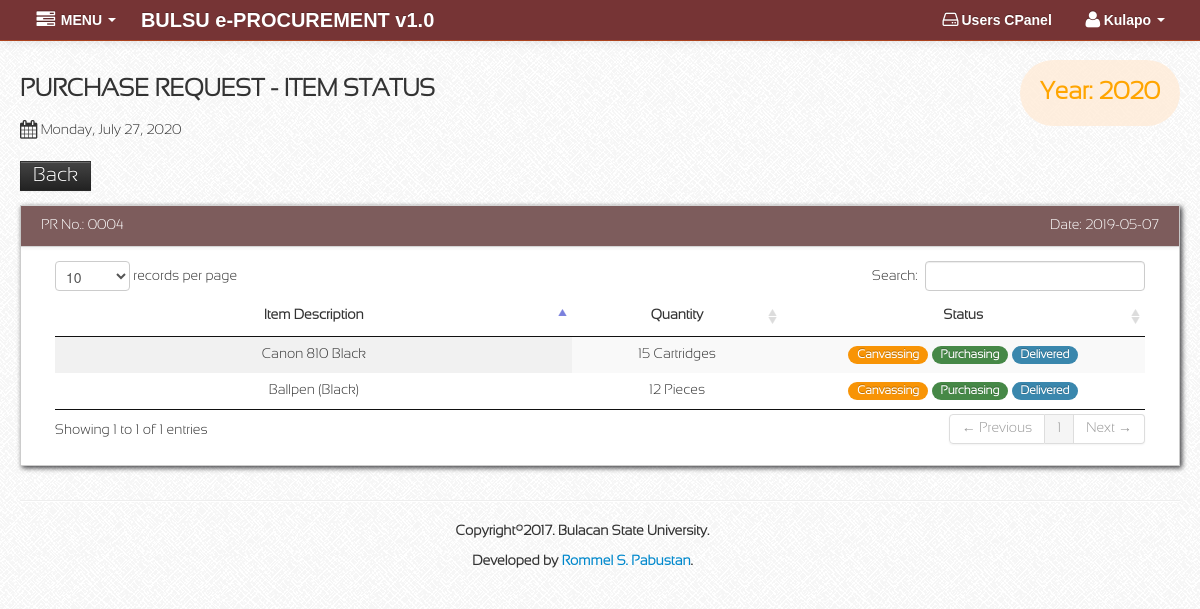
Page /users/pr_view.php?pr=0004 (signed in) on the committed database.
### tables this page shows
CREATE TABLE `users` (
  `user_id` int(11) NOT NULL,
  `Year` int(11) NOT NULL,
  `branch` varchar(300) NOT NULL,
  `username` varchar(50) NOT NULL,
  `password` varchar(50) NOT NULL,
  `level` varchar(50) NOT NULL,
  `registered_date` date NOT NULL,
  `approved` varchar(3) NOT NULL,
  `Remarks` varchar(20) NOT NULL
);

CREATE TABLE `tbl_pr` (
  `prID` int(11) NOT NULL,
  `Year` int(11) NOT NULL,
  `EntityName` varchar(300) NOT NULL,
  `FundCluster` varchar(300) NOT NULL,
  `OfficeSection` varchar(300) NOT NULL,
  `PRno` varchar(20) NOT NULL,
  `ResponsibilityCenter` varchar(300) NOT NULL,
  `PR_Date` date NOT NULL,
  `GrandTotal` int(11) NOT NULL,
  `Purpose` text NOT NULL,
  `RequestedBy` varchar(300) NOT NULL,
  `RequestingSignature` longblob NOT NULL,
  `RequestingDesignation` varchar(300) NOT NULL,
  `ApprovedBy` varchar(300) NOT NULL,
  `ApprovingSignature` longblob NOT NULL,
  `ApprovingDesignation` varchar(300) NOT NULL
);

CREATE TABLE `tbl_pr_items` (
  `prID` int(11) NOT NULL,
  `Year` int(11) NOT NULL,
  `PRno` varchar(20) NOT NULL,
  `StockPropertyNo` varchar(20) NOT NULL,
  `Unit` varchar(300) NOT NULL,
  `ItemDescription` varchar(300) NOT NULL,
  `Quantity` int(11) NOT NULL,
  `UnitCost` int(11) NOT NULL,
  `TotalCost` int(11) NOT NULL
);

### users/session.php (called while the page is built, shortened)
<?php
	if (!isset($_SESSION['member_id']) || (trim($_SESSION['member_id']) == '')) {
		header('Location: ../index.php');
	}else {
		$session_id=$_SESSION['member_id'];
	}
?>

### users/pr_view_status.php (the view, shortened to what this page needs)
<?php include('header.php'); ?>
<?php
	$PR = $_GET['pr'];
?>
<body>
<div class="container-fluid">
    <div class="row-fluid">
		<div class="span12" id="studentTableDiv">
			<div class="row-fluid">
				<table cellpadding="0" cellspacing="0" border="0" id="example" class="display" cellspacing="0" width="100%">
					<thead>
						<tr>
							<th width="300" style="text-align: center;">Item Description</th>
							<th width="100" style="text-align: center;">Quantity</th>
							<th width="200" style="text-align: center;">Status</th>
						</tr>
					</thead>
					<?php
					$qry1 = mysql_query("SELECT * FROM tbl_pr_items WHERE PRno = '$PR'")or die(mysql_error());
							while($row1 = mysql_fetch_array($qry1)){
							$items = $row1['ItemDescription'];
					?>
					<tbody>
						<tr>
							<td style="text-align: center;"><?php echo $row1['ItemDescription']; ?></td>
							<td style="text-align: center;"><?php echo $row1['Quantity'] .' '. $row1['Unit']; ?></td>
							<td style="text-align: center;">
							<?php
							$query2 = mysql_query("SELECT * FROM tbl_quotation WHERE itemDescription = '$items' AND Year = '$Year'")or die(mysql_error());
							$count2 = mysql_num_rows($query2);
							if ($count2 == 0){
							?>
								<span class="badge badge-primary">Pending</span>
							<?php
							} elseif ($count2 > 0) {
							?>
								<span class="badge badge-warning">Canvassing</span>
							<?php
							}
							$query3 = mysql_query("SELECT * FROM tbl_po_items WHERE ItemDescription = '$items' AND Year = '$Year'")or die(mysql_error());
							$count3 = mysql_num_rows($query3);
							if ($count3 > 0){
							?>
								<span class="badge badge-success">Purchasing</span>
							<?php
							}
							$query4 = mysql_query("SELECT * FROM tbl_iar_items WHERE ItemDescription = '$items' AND Year = '$Year'")or die(mysql_error());
							$count4 = mysql_num_rows($query4);
							if ($count4 > 0){
							?>
								<span class="badge badge-info">Delivered</span>
							<?php
							}
							?>
							</td>
						</tr>
					<?php
						}
					?>
					</tbody>
				</table>
			</div>
		</div>
	</div>
</div>
</body>

### users/header.php (shortened to what this page needs)
<!DOCTYPE html>
<html class="no-js">
    <head>
			<link href="../bootstrap/css/bootstrap.min.css" rel="stylesheet" media="screen">
			<link href="../bootstrap/css/bootstrap-responsive.min.css" rel="stylesheet" media="screen">
			<link href="../bootstrap/css/font-awesome.css" rel="stylesheet" media="screen">
			<link href="../bootstrap/css/my_style.css" rel="stylesheet" media="screen">
			<link href="../bootstrap/css/print.css" rel="stylesheet" media="print">
			<link href="../vendors/easypiechart/jquery.easy-pie-chart.css" rel="stylesheet" media="screen">
			<link href="../assets/styles.css" rel="stylesheet" media="screen">
			<link href="../assets/DT_bootstrap.css" rel="stylesheet" media="screen">
			<link href="../vendors/jGrowl/jquery.jgrowl.css" rel="stylesheet" media="screen">
			<link href="../vendors/fullcalendar/fullcalendar.css" rel="stylesheet" media="screen">
			<link rel="stylesheet" type="text/css" href="../vendors/bootstrap-wysihtml5/src/bootstrap-wysihtml5.css"></link>
			<link rel="stylesheet" type="text/css" href="../bootstrap/js/datatables/media/css/jquery.dataTables.css">
    </head>

### users/pr_view.php (shortened to what this page needs)
<?php include('header.php'); ?>
<?php include('session.php'); ?>
    <body >
		<?php include('navbar.php'); ?>
        <div class="container-fluid">
            <div class="row-fluid">
				<div class="span12" id="content">
					<div class="row-fluid">
						<div class="pull-left">
							<h3>PURCHASE REQUEST - ITEM STATUS</h3>
							<i class="icon-calendar icon-large"></i>
							<?php
								$Today=date('y:m:d');
								$new=date('l, F d, Y',strtotime($Today));
								echo $new;
							?>
						</div>
						<?php
							$query = mysql_query("SELECT * FROM users WHERE user_id = '$session_id'")or die(mysql_error());
								while($row = mysql_fetch_array($query)) {
								$Year = $row['Year'];
							}
						?>
						<a href="year.php" class="pull-right" data-placement="left" title="Click to Change the year" id="yearbtn"><div class="pull-right" style="color:#ffa500;background-color:rgba(295,235,215,0.8);padding:3px 20px;border-radius:50px;"><h3><?php echo 'Year: '.$Year; ?></h3></div></a>
					</div>
				</div>
				<div class="span12" id="content">
					<div class="row-fluid">
						<br/>
						<div class="pull-left">
							<a class = "btn btn-inverse" href="pr.php" style="font-size:20px";>Back</a>
						</div>
					</div>
				</div>
                <div class="span12" id="content">
                     <div class="row-fluid">
                        <div  id="block_bg" class="block">
						<?php
							$query1 = mysql_query("SELECT * FROM users WHERE user_id = '$session_id'")or die(mysql_error());
							while($row1 = mysql_fetch_array($query1)) {
								$branch1 = $row1['branch'];
							}
							$query2 = mysql_query("SELECT * FROM tbl_pr WHERE EntityName = '$branch1' AND (PRno <> '0000') AND (PRno != '' OR PRno IS NOT NULL) ")or die(mysql_error());
							$row = mysql_fetch_array($query2);
						?>
                            <div class="navbar navbar-inner block-header">
								<div class="muted pull-left"><p>PR No.: <?php echo $row['PRno']; ?></p></div>
								<div class="muted pull-right"><p>Date: <?php echo $row['PR_Date']; ?></p></div>
                            </div>
                            <div class="block-content collapse in">
								<div class="span12" id="studentTableDiv">
									<?php include('pr_view_status.php'); ?>
                                </div>
                            </div>
                        </div>
                    </div>
                </div>
            </div>
		<?php include('footer.php'); ?>
        </div>
		<?php include('script.php'); ?>
    </body>
</html>

### users/navbar.php (shortened to what this page needs)
<div class="navbar navbar-fixed-top navbar-inverse">
	<div class="navbar-inner">
		<div class="container-fluid">
			<div id="coll" class="nav-collapse collapse">
				<ul class="nav pull-left">
					<li class="dropdown">
						<a href="#" id="name123" role="button" class="dropdown-toggle" data-toggle="dropdown"><i class="icon-tasks icon-large"></i> MENU <i class="caret"></i></a>
					</li>
				</ul>
			</div>
			<a href="dashboard.php"><span class="brand">BULSU e-PROCUREMENT v1.0</span></a>
			<div id="coll" class="nav-collapse collapse">
				<ul class="nav pull-right">
					<li class="dropdown">
						<a><i class="icon-hdd icon-large"></i>Users CPanel</a>
					</li>
					<?php
						$query= mysql_query("select * from users where user_id = '$session_id'")or die(mysql_error());
						$row = mysql_fetch_array($query);
					?>
					<li class="dropdown">
						<a href="#" id="name123" role="button" class="dropdown-toggle" data-toggle="dropdown"> <i class="icon-user icon-large">
							</i><?php echo $row['username'];  ?> <i class="caret"></i></a>
					</li>
				</ul>
			</div>
		</div>
	</div>
</div>

### users/footer.php (shortened to what this page needs)
<center>
	<hr>
	<footer>
	   <p>Copyright&copy;2017. Bulacan State University.</p>
	   <p>Developed by <a href="#">Rommel S. Pabustan</a>.</p>
</center>

### users/script.php (shortened to what this page needs)
<link href="../vendors/datepicker.css" rel="stylesheet" media="screen">
      <link href="../vendors/uniform.default.css" rel="stylesheet" media="screen">
      <link href="../vendors/chosen.min.css" rel="stylesheet" media="screen">
<link href="../vendors/datepicker.css" rel="stylesheet" media="screen">

### assets/styles.css (style rules this page uses)
body { padding-top: 60px; padding-bottom: 40px; background-color: #f5f5f5; }
#content { margin-left:0px; }
.block { background: url("../images/pixel-60fff.png") repeat scroll 0 0 rgba(0, 0, 0, 0) !important; border: 1px solid #ccc; background: white; margin: 1em 0em; border-top: none; -webkit-box-shadow: 2px 2px 5px rgba(0, 0, 6, 0.75); -moz-box-shadow: 2px 2px 5px rgba(0, 0, 6, 0.75); box-shadow: 2px 2px 5px rgba(0, 0, 6, 0.75); }
.block-content { margin: 1em; min-height: .25em; }
.block-header { margin-bottom: 0px; border-right: none; border-left: none; -webkit-border-radius: 0px; -moz-border-radius: 0px; border-radius: 0px; }
.block-header div { padding-top: 10px; }

### rows in the picture
users: username "Kulapo", Year "2020"
tbl_pr: PRno "0004", PR_Date "2019-05-07"
tbl_pr_items: ItemDescription "Canon 810 Black", Quantity "15", Unit "Cartridges"
tbl_pr_items: ItemDescription "Ballpen (Black)", Quantity "12", Unit "Pieces"
